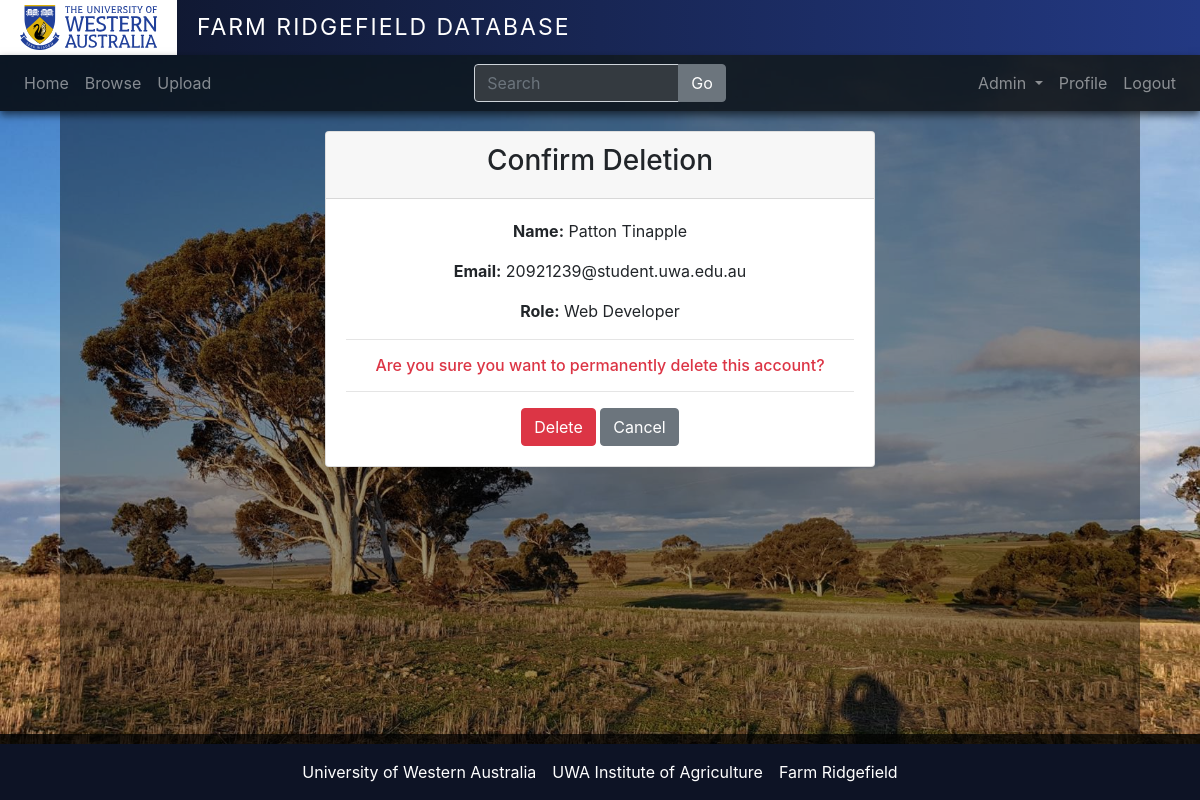
/accounts/confirm_deletion/12/ (signed in), run on the app's committed database.
### accounts/models.py (models this page shows, shortened)
class User(AbstractUser):
    id = models.AutoField(primary_key=True)
    email = models.EmailField(unique=True)
    role = models.ForeignKey(Role, on_delete=models.SET_NULL, null=True)
    bio = models.TextField(null=True, blank=True)
    is_active = models.BooleanField(default=False)
    create_time = models.DateTimeField(auto_now_add=True,null=True, blank=True, verbose_name='Registration time')
    picture = models.ImageField(null=True, upload_to='images/', default="images/default_pic.png")
    USERNAME_FIELD = 'email'
    REQUIRED_FIELDS = []
    class Meta:
        ordering = ['create_time']

class Role(models.Model):
    name = models.CharField(max_length=50)
    description = models.TextField(null=True, blank=True)

### accounts/views.py (the view)
# urls.py: path('confirm_deletion/<str:pk>/', views.confirm_deletion, name='confirm_deletion'),
@staff_member_required
def confirm_deletion(request, pk):
    user = User.objects.get(id=pk)
    context =  {'user': user}
    return render(request, "registration/confirm_deletion.html", context)

### global_templates/registration/confirm_deletion.html (shortened to what this page needs)
{% extends 'main.html' %}
{% block content %}
<div class="page-container">
  <div class="container-backdrop">
    <div class="container" style="text-align: center;">
      <div class="card form-container">
        <div class="card-header"><h3>Confirm Deletion</h3></div>
        <div class="card-body" style="overflow: auto;">
          <p><span class="font-weight-bold">Name:</span> {{user.first_name}} {{user.last_name}}</p>
          <p><span class="font-weight-bold">Email:</span> {{user.email}}</p>
          <p><span class="font-weight-bold">Role:</span> {{user.role.name}}</p>
          <hr><h6 class="text-danger">Are you sure you want to permanently delete this account?</h6><hr>
            <a href="{% url 'delete_account' user.id %}">
              <button type="button" class="btn btn-danger">
                Delete
              </button>
            </a>
            <a href="{% url 'audit_list' %}">
              <button type="button" class="btn btn-secondary">
                Cancel
              </button>
            </a>
        </div>
      </div>
    </div>
  </div>
</div>
{% endblock content %}

### core/static/core/style.css (style rules this page uses)
:root { --navbar: rgba(0, 0, 0, 0.82); }
body { background-image: url("background.jpg"); background-size: cover; }
.container-backdrop { background-color: rgba(0, 0, 0, 0.4); min-height: calc(100vh - 177px); margin: 0px 60px; padding-top: 10px; padding-bottom: 20px; }
.form-container { margin: 10px 250px; }

### data on the page
User: first_name "Patton", last_name "Tinapple", email "20921239@student.uwa.edu.au", role.name "Web Developer"
